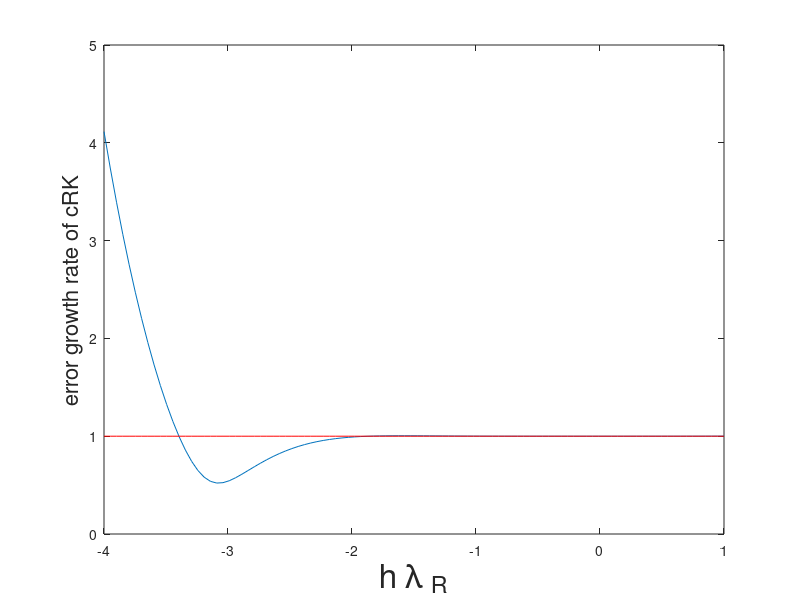

The MATLAB source for this figure: (Note: this script raises an error after producing the figure.)
% make a really quick plot of
% the stable region of the cRK method

% create figure instance
figure;
h = 1;
x = linspace(-4,1,100);
lambda = -1i.*linspace(-4,1,100);
y = zeros(1,100);
% build the sum
% non vectorized but works
for k=0:5
    y = y+h^k.*lambda.^k./factorial(k);
end
% this won't matter, but just in case
y = abs(y);
% make the plot
plot(x,y);
hold on;
% plot a red line at 1
plot(x,ones(size(x)),'r');
xlabel('h \lambda _R','FontSize',24);
ylabel('error growth rate of cRK','FontSize',16);
saveas(hf,'andy_hw05_prb02_01.png');
% close(hf);

% find the stable region
stable_region = find(y < 1);
minstable =  x(min(stable_region)); % 2.78
% this should be zero
% for small number of x,y points, less than 0
maxstable =  x(max(stable_region));
% write out the latex
fprintf('the stable region is $%f \\leq h\\lambda \\leq %f$\n',minstable,maxstable);
